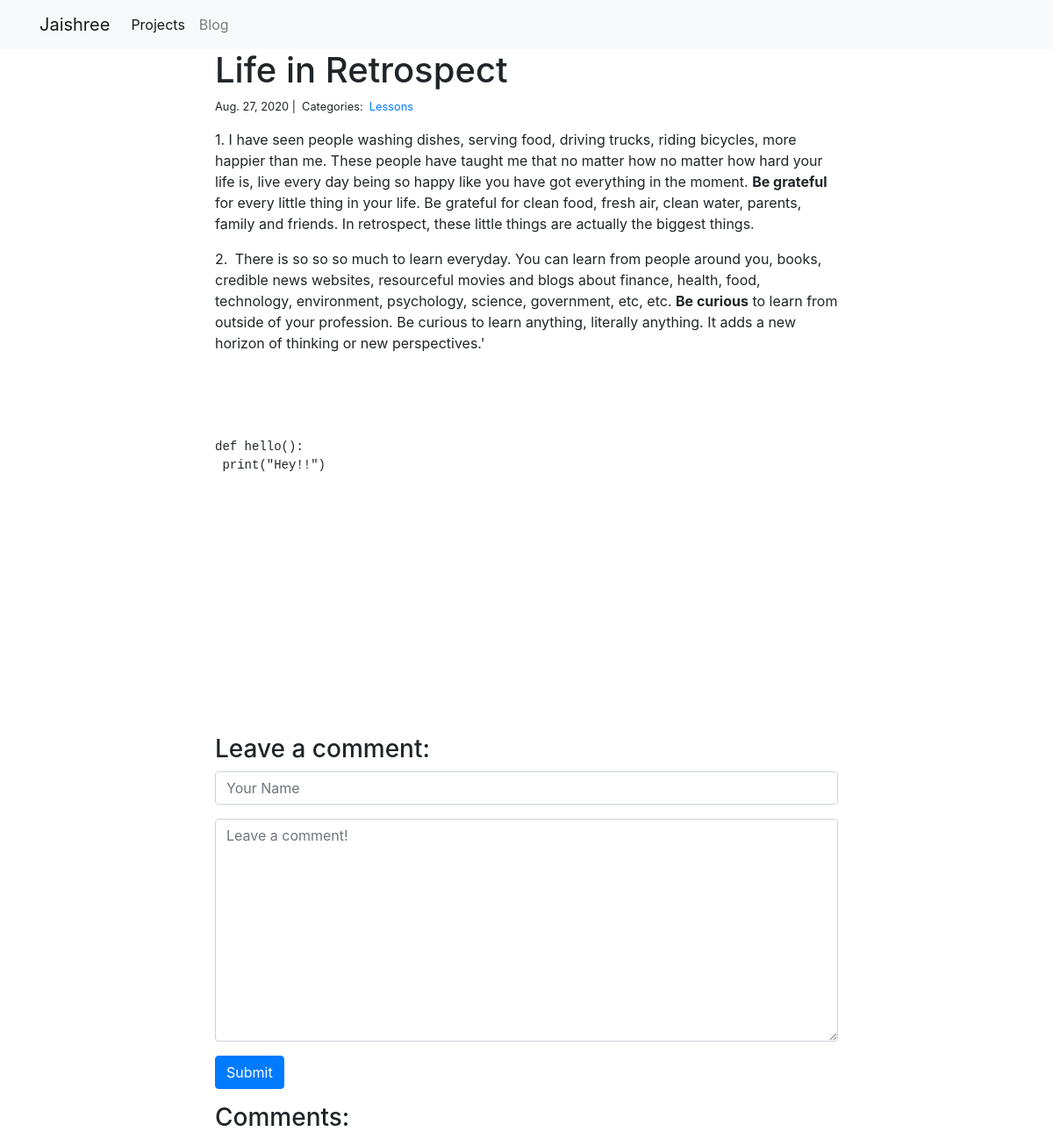
The app's page /blog/2/ with its own data.
### blog/models.py (models this page shows, shortened)
class Post(models.Model):
    title = models.CharField(max_length=255)
    body = RichTextUploadingField(blank=True)
    description = models.TextField()
    created_on = models.DateTimeField(auto_now_add=True)
    last_modified = models.DateTimeField(auto_now=True)
    categories = models.ManyToManyField('Category', related_name='posts')

class Category(models.Model):
    name = models.CharField(max_length=20)

### blog/views.py (the view, shortened to what this page needs)
# urls.py: path("<int:pk>/", views.blog_detail, name="blog_detail"),
def blog_detail(request, pk):
    post = Post.objects.get(pk=pk)
    form = CommentForm()
    comments = Comment.objects.filter(post=post)
    context = {
        "post": post,
        "comments": comments,
        "form": form,
    }
    return render(request, "blog_detail.html", context)

### blog/forms.py
class CommentForm(forms.Form):
    author = forms.CharField(
        max_length=60,
        widget=forms.TextInput(attrs={
            "class": "form-control",
            "placeholder": "Your Name"
        })
    )
    body = forms.CharField(widget=forms.Textarea(
        attrs={
            "class": "form-control",
            "placeholder": "Leave a comment!"
        })
    )

### blog/templates/blog_detail.html (shortened to what this page needs)
{% extends "base.html" %}
{% block page_content %}
<div class="col-md-8 offset-md-2">
    <h1>{{ post.title }}</h1>
    <small>
        {{ post.created_on.date }} |&nbsp;
        Categories:&nbsp;
        {% for category in post.categories.all %}
        <a href="{% url 'blog_category' category.name %}">
            {{ category.name }}
        </a>&nbsp;
        {% endfor %}
    </small>
    <p>{{ post.body | safe}}</p>
    <h3>Leave a comment:</h3>
    <form action="/blog/{{ post.pk }}/" method="post">
        <div class="form-group">
            {{ form.author }}
        </div>
        <div class="form-group">
            {{ form.body|urlize }}
        </div>
        <button type="submit" class="btn btn-primary">Submit</button>
    </form>
    <h3>Comments:</h3>
</div>
{% endblock %}

### records on screen
Post: title "Life in Retrospect", created_on "Aug. 27, 2020", body "1. I have seen people washing dishes, serving food, driving trucks, riding bicycles, more happier than me. These people have taught me that no matter how no matter how hard your life is, live every day being so happy like you have got everything in the moment. Be grateful for every little thing in your life. Be grateful for clean food, fresh air, clean water, parents, family and friends. In retrospect, these little things are actually the biggest things. 2. There is so so so much to learn everyday. You can learn from people around you, books, credible news websites, resourceful movies and blogs about finance, health, food, technology, environment, psychology, science, government, etc, etc.…"
Category: name "Lessons"
